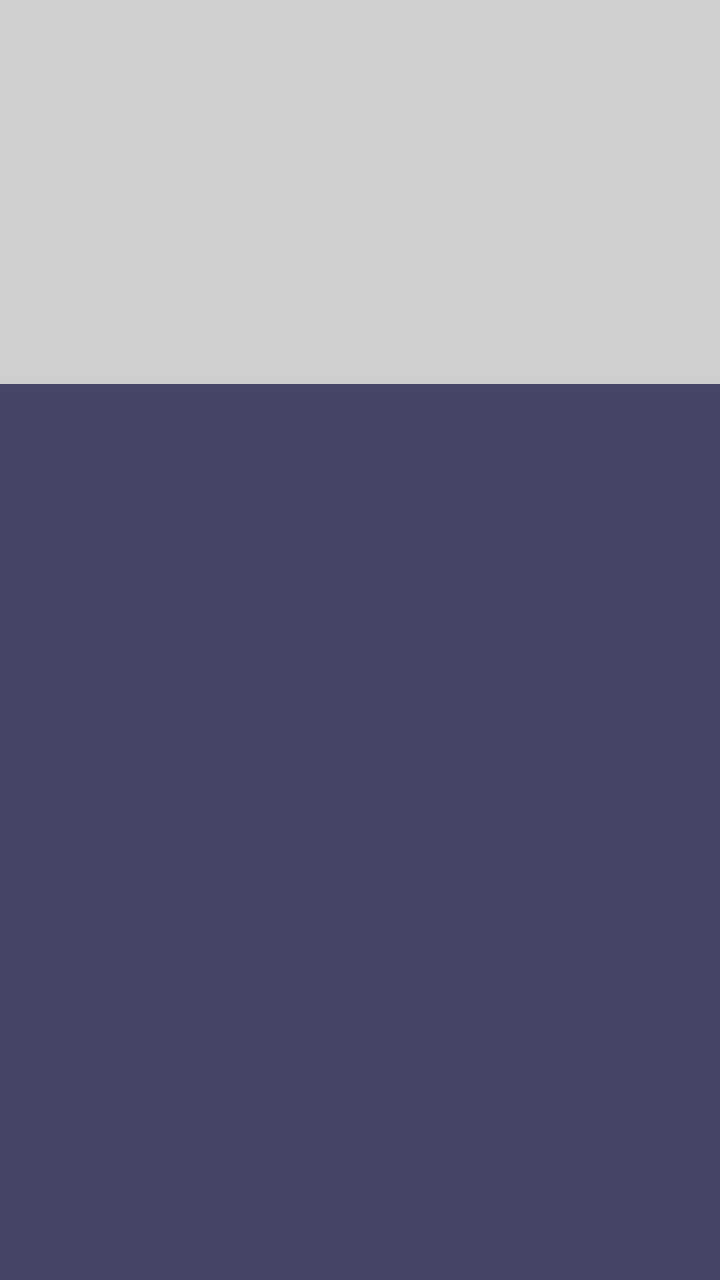
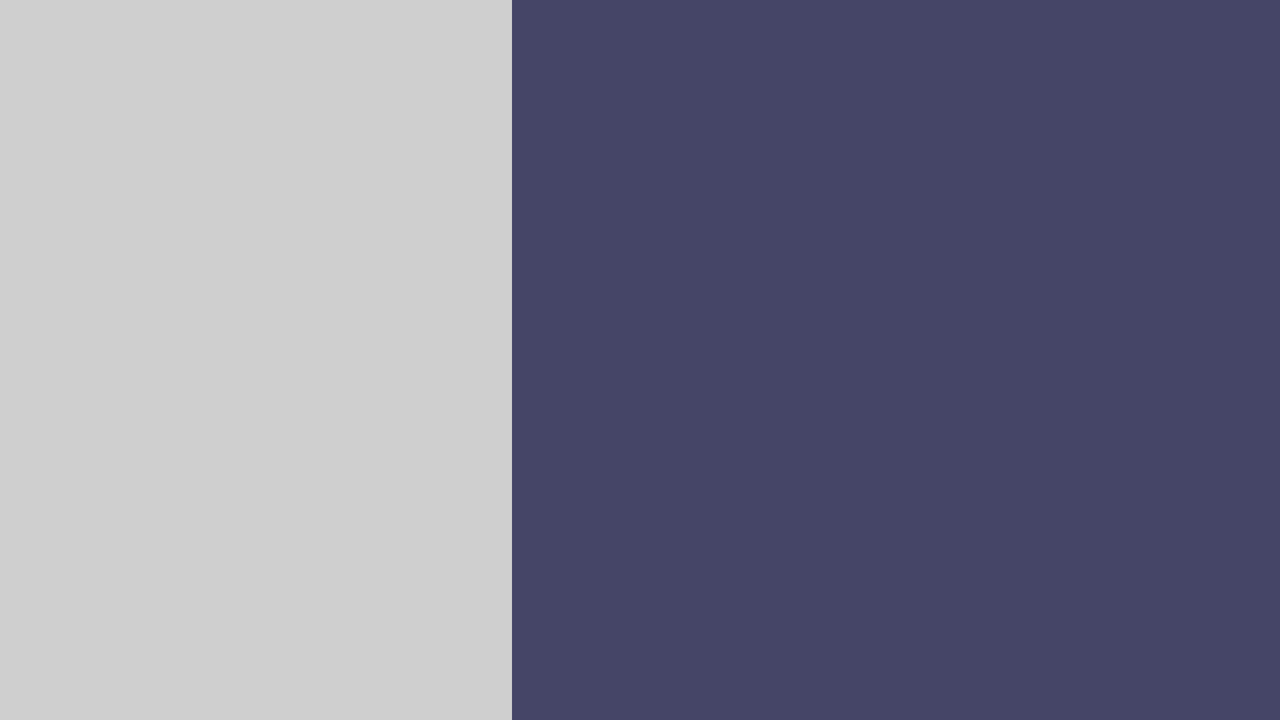

An Android layout and its configuration variant, each rendered on a device that would load it. The default file and the variant file are quoted in full after the pictures.
<!-- AndroidManifest.xml: activity theme Theme.Transparent -->
<!-- res/layout/activity_sub_topic.xml -->
<?xml version="1.0" encoding="utf-8"?>
<android.support.v4.widget.DrawerLayout xmlns:android="http://schemas.android.com/apk/res/android"
xmlns:custom="http://schemas.android.com/apk/res-auto"
xmlns:tools="http://schemas.android.com/tools"
android:id="@+id/drawer_layout"
android:layout_width="match_parent"
android:layout_height="match_parent"
tools:context="com.persistent.medicalmcq.MCQHomeActivity">


<FrameLayout
    android:id="@+id/container"
    android:layout_width="match_parent"
    android:layout_height="match_parent"
    android:background="@color/transparent">

    <LinearLayout
        android:layout_width="match_parent"
        android:layout_height="match_parent"
        android:orientation="vertical"
        android:background="@color/transparent"
        android:weightSum="1">

        <LinearLayout
            android:orientation="vertical"
            android:id="@+id/llHeader"
            android:layout_width="match_parent"
            android:layout_height="0dp"
            android:layout_weight="0.3">

        </LinearLayout>

        <LinearLayout
            android:orientation="vertical"
            android:layout_weight="0.7"
            android:id="@+id/llList"
            android:layout_width="match_parent"
            android:background="@color/blue_overlay"
            android:layout_height="0dp">

            <ListView
                android:layout_width="match_parent"
                android:layout_height="wrap_content"
                android:id="@+id/lvSubTopics"
                android:background="@color/black_overlay"
                android:layout_gravity="center_horizontal" />
        </LinearLayout>

    </LinearLayout>
</FrameLayout>


</android.support.v4.widget.DrawerLayout>
<!-- resources referenced by this layout -->
<resources>
  <color name="black_overlay">#11000000</color>
  <color name="blue_overlay">#aa000033</color>
  <color name="transparent">#11000000</color>
  <style name="Theme.Transparent" parent="@style/Theme.AppCompat">
          <item name="android:windowIsTranslucent">true</item>
          <item name="android:windowBackground">@color/transparent</item>
          <item name="android:windowContentOverlay">@null</item>
          <item name="android:windowActionBar">false</item>
          <item name="android:windowNoTitle">true</item>
          <item name="android:backgroundDimEnabled">false</item>
      </style>
</resources>
<!-- res/layout-land/activity_sub_topic.xml (the repository's variant of the layout above) -->
<!-- drawn on the phone turned sideways -->
<?xml version="1.0" encoding="utf-8"?>
<android.support.v4.widget.DrawerLayout xmlns:android="http://schemas.android.com/apk/res/android"
xmlns:custom="http://schemas.android.com/apk/res-auto"
xmlns:tools="http://schemas.android.com/tools"
android:id="@+id/drawer_layout"
android:layout_width="match_parent"
android:layout_height="match_parent"
tools:context="com.persistent.medicalmcq.MCQHomeActivity">


<FrameLayout
    android:id="@+id/container"
    android:layout_width="match_parent"
    android:layout_height="match_parent"
    android:background="@color/transparent">

    <LinearLayout
        android:layout_width="match_parent"
        android:layout_height="match_parent"
        android:orientation="horizontal"
        android:background="@color/transparent"
        android:weightSum="1">

        <LinearLayout
            android:orientation="vertical"
            android:id="@+id/llHeader"
            android:layout_width="0dp"
            android:layout_height="match_parent"
            android:layout_weight="0.4">

        </LinearLayout>

        <LinearLayout
            android:orientation="vertical"
            android:layout_weight="0.7"
            android:layout_width="0dp"
            android:background="@color/blue_overlay"
            android:layout_height="match_parent">

            <ListView
                android:layout_width="match_parent"
                android:layout_height="wrap_content"
                android:id="@+id/lvSubTopics"
                android:background="@color/black_overlay"
                android:layout_gravity="center_horizontal" />
        </LinearLayout>

    </LinearLayout>
</FrameLayout>



</android.support.v4.widget.DrawerLayout>
